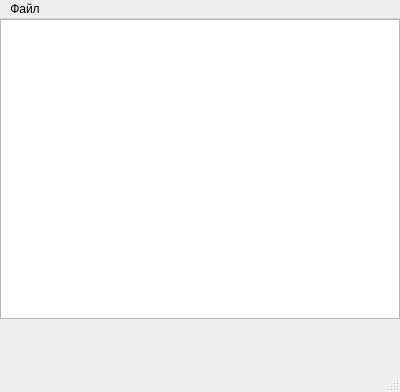
<?xml version="1.0" encoding="UTF-8"?>
<ui version="4.0">
 <class>MainWindow</class>
 <widget class="QMainWindow" name="MainWindow">
  <property name="geometry">
   <rect>
    <x>0</x>
    <y>0</y>
    <width>400</width>
    <height>392</height>
   </rect>
  </property>
  <property name="windowTitle">
   <string>RodonNote</string>
  </property>
  <widget class="QWidget" name="centralWidget">
   <widget class="QTextEdit" name="textEdit">
    <property name="geometry">
     <rect>
      <x>0</x>
      <y>0</y>
      <width>400</width>
      <height>300</height>
     </rect>
    </property>
   </widget>
  </widget>
  <widget class="QMenuBar" name="menuBar">
   <property name="geometry">
    <rect>
     <x>0</x>
     <y>0</y>
     <width>400</width>
     <height>21</height>
    </rect>
   </property>
   <property name="contextMenuPolicy">
    <enum>Qt::DefaultContextMenu</enum>
   </property>
   <property name="autoFillBackground">
    <bool>true</bool>
   </property>
   <property name="inputMethodHints">
    <set>Qt::ImhNone</set>
   </property>
   <widget class="QMenu" name="menuFile">
    <property name="title">
     <string>Файл</string>
    </property>
    <addaction name="actionOpen"/>
    <addaction name="actionSave"/>
    <addaction name="actionSaveAs"/>
    <addaction name="actionClose"/>
   </widget>
   <addaction name="menuFile"/>
  </widget>
  <widget class="QStatusBar" name="statusBar"/>
  <action name="actionOpen">
   <property name="text">
    <string>Открыть</string>
   </property>
  </action>
  <action name="actionSave">
   <property name="text">
    <string>Сохранить</string>
   </property>
  </action>
  <action name="actionSaveAs">
   <property name="text">
    <string>Сохранить как</string>
   </property>
  </action>
  <action name="actionClose">
   <property name="text">
    <string>Закрыть</string>
   </property>
  </action>
 </widget>
 <layoutdefault spacing="6" margin="11"/>
 <resources/>
 <connections/>
</ui>
